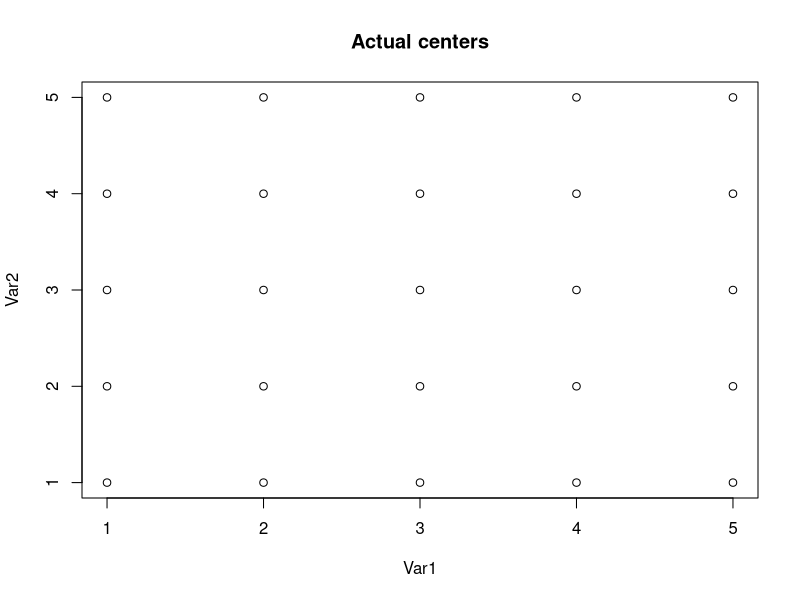
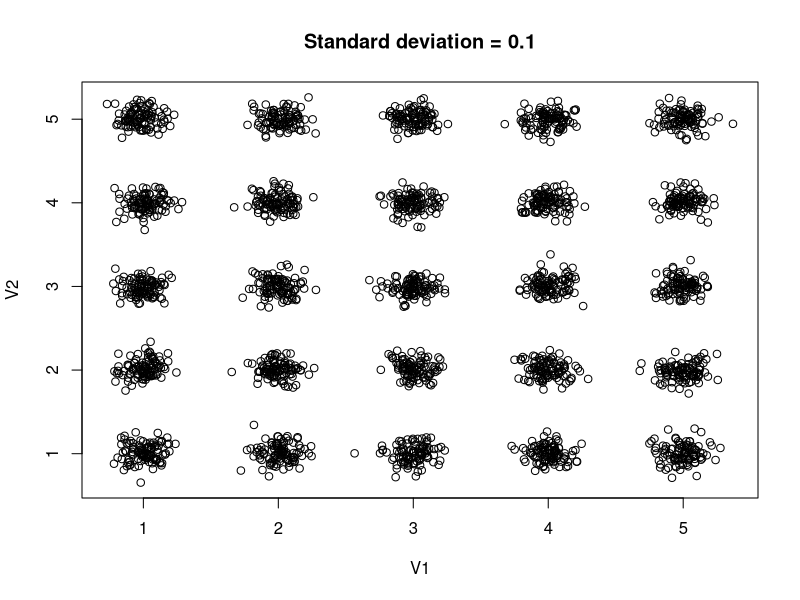
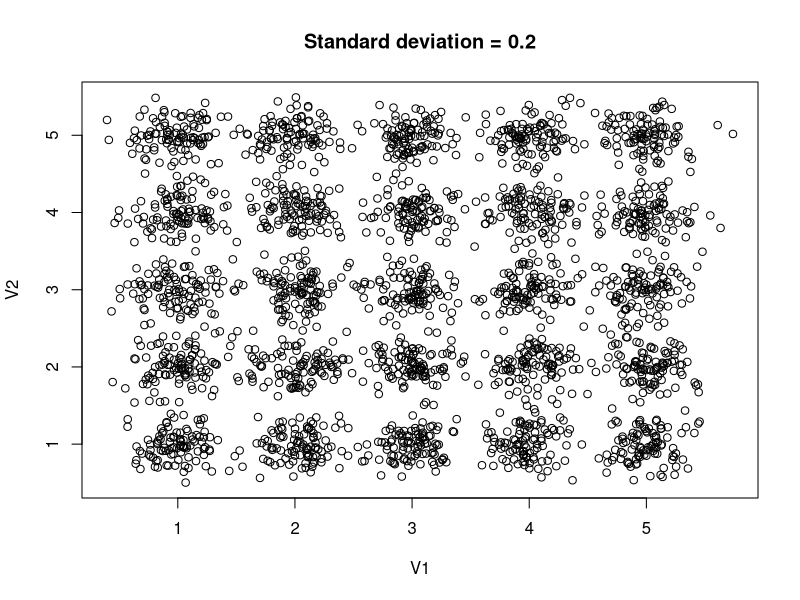
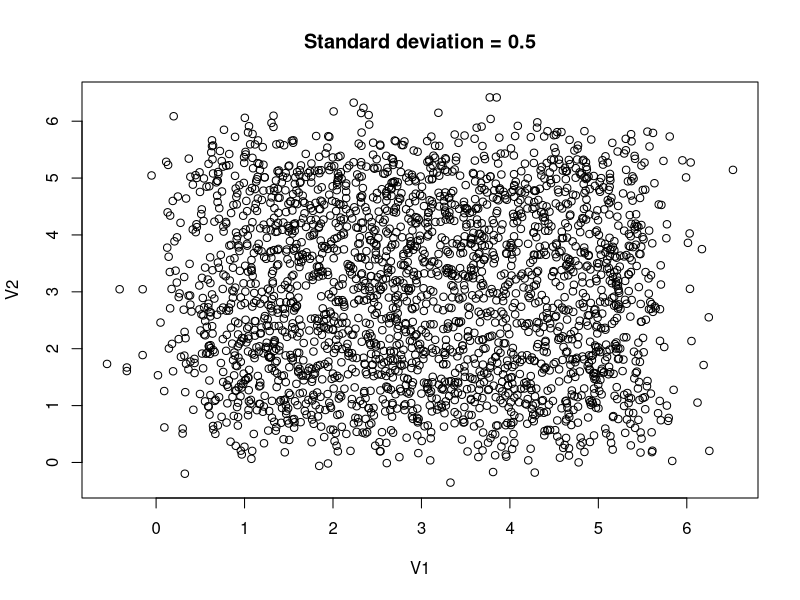
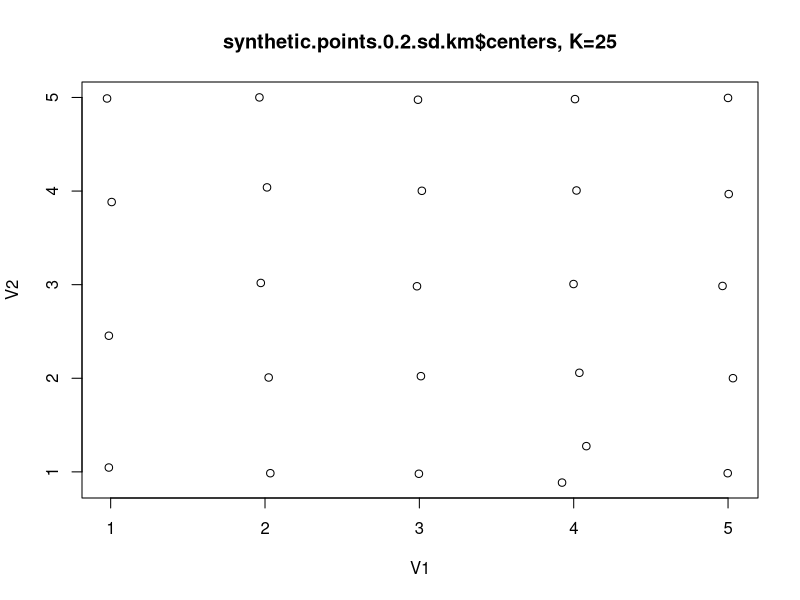
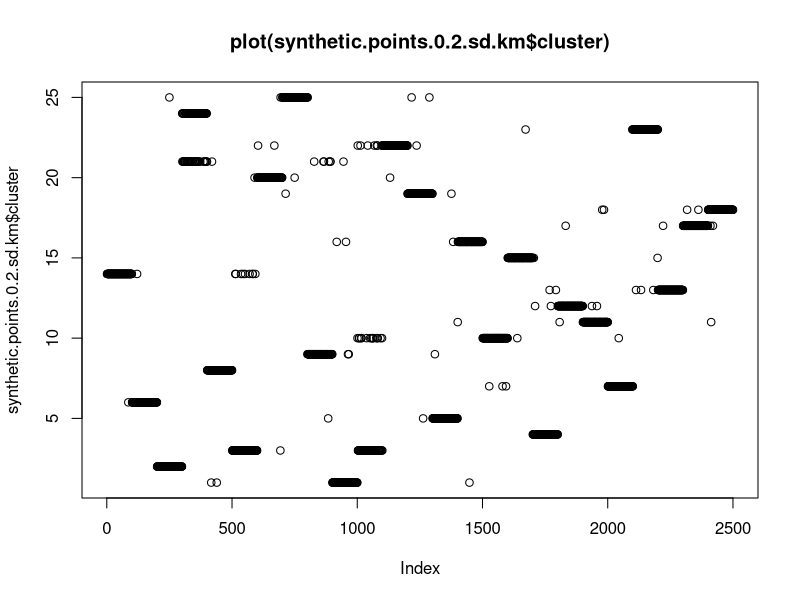
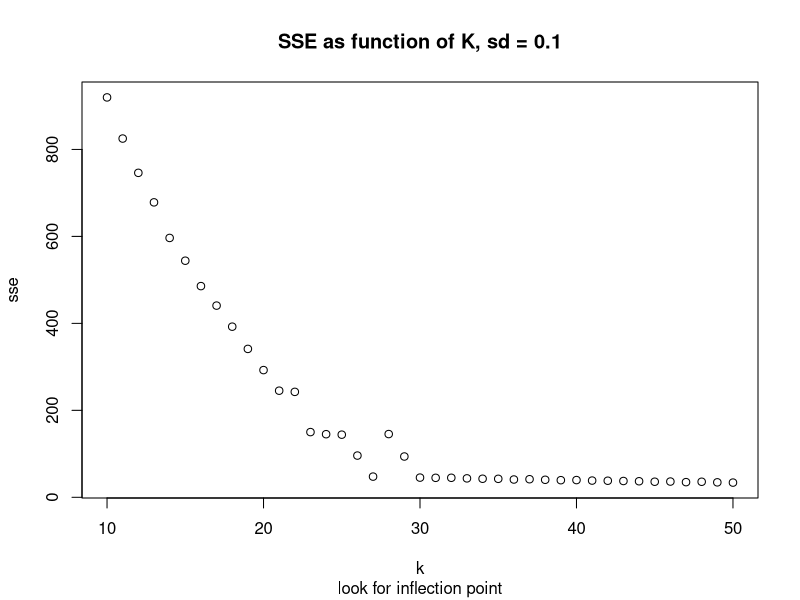
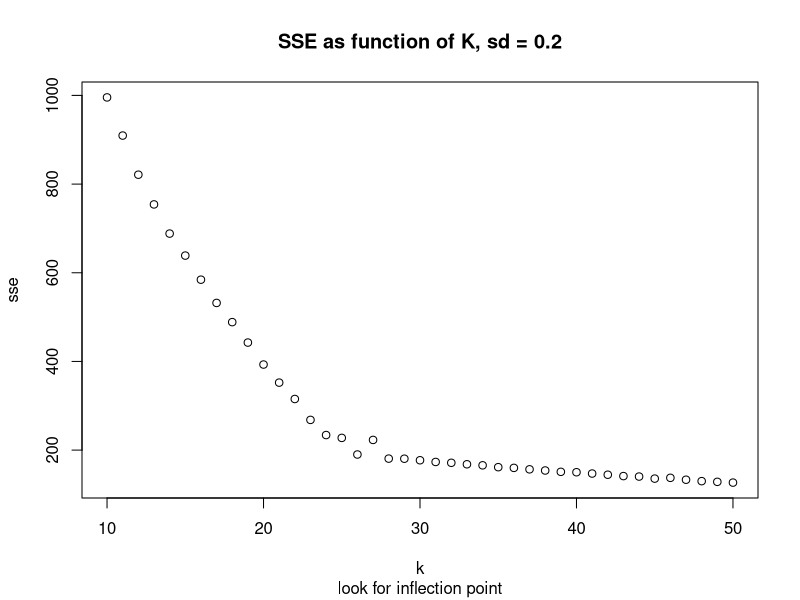

The R source for these figures, in order:
# Machine Learning 102 - Unsupervised - Hacker Dojo
# http://machinelearning102.pbworks.com/w/page/32890352/FrontPage
#
# Homework #2, Basic clustering 2
# Dave Abercrombie, Noveember 1 2011
#
# http://machinelearning102.pbworks.com/w/file/47470778/Homework2.txt
#
# Problem 1 of 1
#

# Step 1. Generate synthetic datasets
# Step 2. Sanity check use of kmeans()
# Step 3, Write a function to return SSE for a dataset and value of K
# Step 4. Write single-arg functions to return SSE for a value of K
#         One function for each sd dataframe: this allows the use
#         of sapply() to generate a plot of SSE function of only K
# Step 5. Plot SSE as function of K, look for inflection point
# Step 6. use AIC method to find optimal K

# Short answer: Both methods did a good job at finding a good K
# for the datasets that had real clusters (sd=0.1 or 0.2) but failed
# for the essentially unclustered data. 

#####################################################################
# Step 1. Generate synthetic datasets

# We want 25 cluster centers in a five-by-five grid with both X and Y
# taking on the values 1 through 5. Around each center, we will generate
# Gaussian distribution of random points, with a variety of standard deviations

ls()
setwd("/Users/dabercrombie/Documents/aberdave-repos/Machine-Learning/ml102/hw2")

# Step 1a - generate centers
# This handy function does what we in the database
# field might call a Cartesian product, i.e., all 
# combinations of the supplied vectors.
#
cluster.centers.actual.df <- expand.grid(
  1:5,
  1:5
)
# Interactive peek at these centers
#
plot(cluster.centers.actual.df, main="Actual centers")


# Step 1b Create a function that generates random points
# around a center cluster. 
#
point.generator.f <- function(
  center.vector,
  standard.deviation,
  point.count
) {
  cbind(
    rnorm(point.count, sd=standard.deviation) + center.vector[,1],
    rnorm(point.count, sd=standard.deviation) + center.vector[,2]
  )
}

# sanity check function using one center
cluster.centers.actual.df[22,]
point.generator.f(
  center.vector=cluster.centers.actual.df[22,], 
  standard.deviation=0.2, 
  point.count=10
)


# The problem calls for exploring three satnard
# deviations: sd = 0.1, sd = 0.2 and sd = 0.5.
# So I generate three synthetic datasets, one for
# each value of standard deviation. I copy code
# three times, should prably be another function!

# Loop through set of cluster centers, appending
# each center's points to a data frame with rbind()
# (must first initialize data frame to be empty)

# sd = 0.1
synthetic.points.0.1.sd.df <- data.frame()
for( i in 1:nrow(cluster.centers.actual.df) ) {
  synthetic.points.0.1.sd.df <- rbind(
    synthetic.points.0.1.sd.df,
    point.generator.f(
      center.vector=cluster.centers.actual.df[i,],   # the i-th row
      standard.deviation=0.1,                        # will vary later
      point.count=100
    )
  )
}
# sd = 0.2 
synthetic.points.0.2.sd.df <- data.frame()
for( i in 1:nrow(cluster.centers.actual.df) ) {
  synthetic.points.0.2.sd.df <- rbind(
    synthetic.points.0.2.sd.df,
    point.generator.f(
      center.vector=cluster.centers.actual.df[i,],   # the i-th row
      standard.deviation=0.2,                        # will vary later
      point.count=100
    )
  )
}
# sd = 0.5
synthetic.points.0.5.sd.df <- data.frame()
for( i in 1:nrow(cluster.centers.actual.df) ) {
  synthetic.points.0.5.sd.df <- rbind(
    synthetic.points.0.5.sd.df,
    point.generator.f(
      center.vector=cluster.centers.actual.df[i,],   # the i-th row
      standard.deviation=0.5,                        # varied from above
      point.count=100
    )
  )
}


# Sanity check generated points
#
dim(synthetic.points.0.1.sd.df)
dim(synthetic.points.0.2.sd.df)
dim(synthetic.points.0.5.sd.df)

plot(synthetic.points.0.1.sd.df, main="Standard deviation = 0.1")
plot(synthetic.points.0.2.sd.df, main="Standard deviation = 0.2")
plot(synthetic.points.0.5.sd.df, main="Standard deviation = 0.5")


#####################################################################
# Step 2. Sanity check use of kmeans()

synthetic.points.0.2.sd.km <- kmeans(
  x=synthetic.points.0.2.sd.df,
  centers=25,
  iter.max=20,
  nstart=10
)

# Interactive look at return value structure
#
summary(synthetic.points.0.2.sd.km)
str(synthetic.points.0.2.sd.km)
plot(synthetic.points.0.2.sd.km$centers, main="synthetic.points.0.2.sd.km$centers, K=25")
plot(synthetic.points.0.2.sd.km$cluster, main="plot(synthetic.points.0.2.sd.km$cluster)")


#####################################################################
# Step 3, Write a function to return SSE for a dataset and value of K

km.sse.f <- function(
  df.arg,
  centers.arg
) {
  tmp.km <- kmeans(
    x=df.arg,
    centers=centers.arg,
    iter.max=20,
    nstart=10
  )
  # Pretty sure that I should return tot.withinss rather
  # than totss. They have the same definition in the docs!
  #
  # "total within-cluster sum of squares" and
  #
  # yet thay have different values. It appears that
  # 
  #    totss = tot.withinss + betweenss
  #
  # and that totss does NOT change much with K.
  # 
  # The text calls for just "the SSE" on page 546
  # and it does not seem as if between cluster errors
  # are anywhere near as important as within cluster.
  # So I conclude that we want to return tot.withinss
  #
  tmp.km$tot.withinss
}

# sanity check function
km.sse.f(synthetic.points.0.2.sd.df, 20)

#####################################################################
# Step 4. Write single-arg functions to return SSE for a value of K
#         One function for each sd dataframe: this allows the use
#         of sapply() to generate a plot of SSE function of only K


km.sse.0.1.sd.f <- function(k) {
  # returns tot.withinss for a
  # hardcoded data frame and an
  # single argument of K. For use
  # with sapply()
  km.sse.f(
    df.arg=synthetic.points.0.1.sd.df, 
    centers.arg=k
  )
}
km.sse.0.2.sd.f <- function(k) {
  km.sse.f(
    df.arg=synthetic.points.0.2.sd.df, 
    centers.arg=k
  )
}
km.sse.0.5.sd.f <- function(k) {
  km.sse.f(
    df.arg=synthetic.points.0.5.sd.df, 
    centers.arg=k
  )
}


#####################################################################
# Step 5. Plot SSE as function of K, look for inflection point


# This method does a great job of finding a good K, near 25 as expected,
# for both the 0.1 and 0.2 standard deviation synthetic datasets. It fails
# to find a minimum for the 0.5 standard deviation dataset, but those data
# are not really clustered (just look at them!)
#
# I was initially confused since I made my plots start at K=1, which
# exagerated the peak on the left, making it hard to see the curve minimums.

plot(
  data.frame(
      k=10:50,
      sse=sapply(10:50, km.sse.0.1.sd.f)
  ), 
  main="SSE as function of K, sd = 0.1",
  sub="look for inflection point"
)
plot(
  data.frame(
      k=10:50,
      sse=sapply(10:50, km.sse.0.2.sd.f)
  ), 
  main="SSE as function of K, sd = 0.2",
  sub="look for inflection point"
)
plot(
  data.frame(
      k=10:50,
      sse=sapply(10:50, km.sse.0.5.sd.f)
  ), 
  main="SSE as function of K, sd = 0.5",
  sub="look for inflection point"
)


#####################################################################
# Step 6. use AIC method to find optimal K

# Akaike Information Criterion or AIC
# Equation 197
# Cluster cardinality in K-means
# Christopher D. Manning
# Introduction to Information Retrieval, Cambridge University Press. 2008.
# http://nlp.stanford.edu/IR-book/html/htmledition/cluster-cardinality-in-k-means-1.html

# This method does a great job of finding a good K, near 25 as expected,
# for both the 0.1 and 0.2 standard deviation synthetic datasets. It fails
# to find a minimum for the 0.5 standard deviation dataset, but those data
# are not really clustered (just look at them!)
#
# I was initially confused since I made my plots start at K=1, which
# exagerated the peak on the left, making it hard to see the curve minimums.

M = 2 # the dimensionality of the dataset

# Dataset 1: sd = 0.1
km.aic.0.1.sd.f <- function(k) {
  # returns Equation 197 for a
  # hardcoded data frame and an
  # single argument of K. For use
  # with sapply()
  km.sse.0.1.sd.f(k) + (2 * M * k)
}
plot(
  data.frame(
    k=10:50,
    eq.197=sapply(10:50, km.aic.0.1.sd.f)
  ),
  main=paste("Equation 197 as function of K, sd = 0.1, M = ", M),
  sub="look for minimum"
)


# Dataset 2: sd = 0.2
km.aic.0.2.sd.f <- function(k) {
  km.sse.0.2.sd.f(k) + (2 * M * k)
}
plot(
  data.frame(
    k=10:50,
    eq.197=sapply(10:50, km.aic.0.2.sd.f)
  ),
  main=paste("Equation 197 as function of K, sd = 0.2, M = ", M),
  sub="look for minimum"
)


# Dataset 3: sd = 0.5
km.aic.0.5.sd.f <- function(k) {
  km.sse.0.5.sd.f(k) + (2 * M * k)
}
plot(
  data.frame(
    k=10:50,
    eq.197=sapply(10:50, km.aic.0.5.sd.f)
  ),
  main=paste("Equation 197 as function of K, sd = 0.5, M = ", M),
  sub="look for minimum"
)
